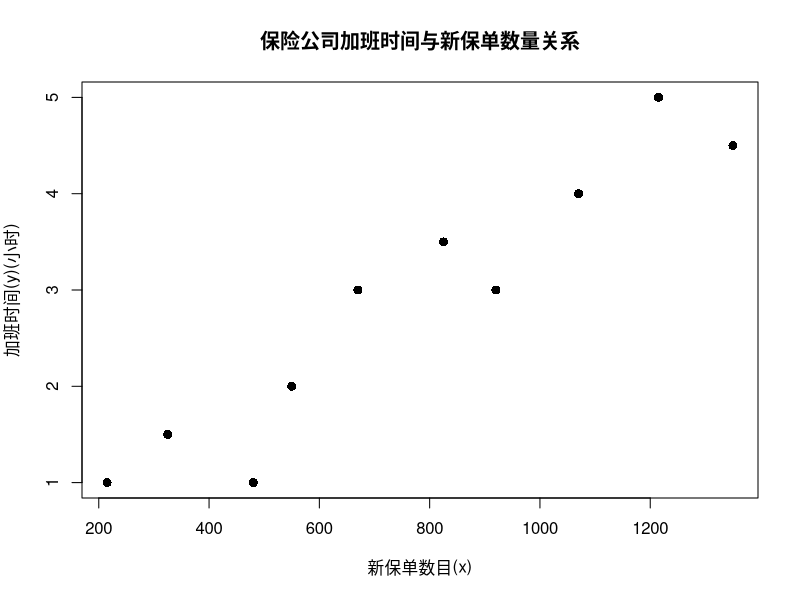
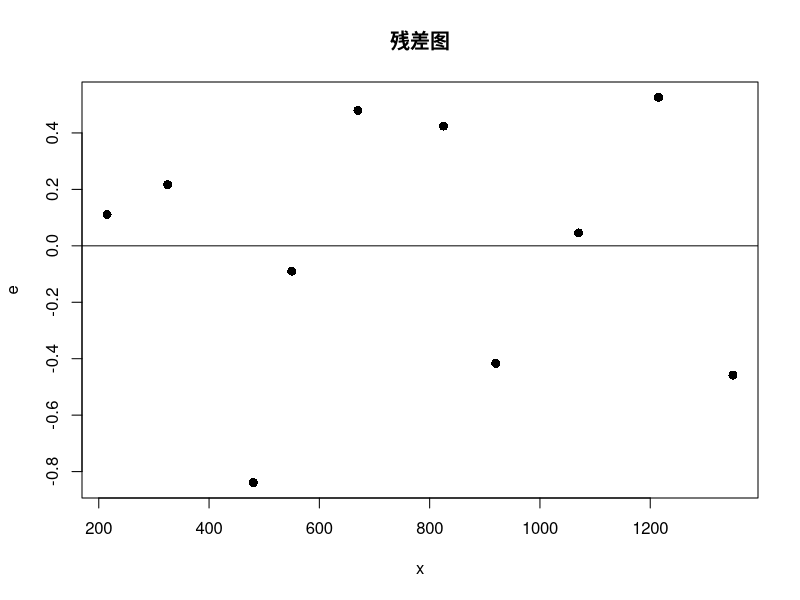

Write the R code that produced these figures, in order.
# 输入数据
week <- 1:10
x <- c(825, 215, 1070, 550, 480, 920, 1350, 325, 670, 1215)  # 新保单数目
y <- c(3.5, 1.0, 4.0, 2.0, 1.0, 3.0, 4.5, 1.5, 3.0, 5.0)    # 加班时间
# 构建数据框
insurance_data = data.frame(week = week, x = x, y = y)
# (1)画散点图
plot(x, y, main = "保险公司加班时间与新保单数量关系", 
     xlab = "新保单数目(x)", ylab = "加班时间(y)(小时)",
     pch = 16, col = "black", cex = 1.2)
# (3)用最小二乘估计求出回归方程
model = lm(y ~ x, data = insurance_data)
summary_model = summary(model)
cat("y =", round(coef(model)[1],4), "+", round(coef(model)[2],4), "x\n")
print(summary_model)
# (4)求回归标准误差σ ̂
sigma_hat = summary_model$sigma
cat("sigma_hat =", round(sigma_hat, 4),"\n")
# (5)求β0-hat和β1-hat的置信区间
conf_int = confint(model, level = 0.95)
print(conf_int)
cat("β0-hat的置信区间", "[",round(conf_int[1],4),",",round(conf_int[3],4),"]","\n")
cat("β1-hat的置信区间", "[",round(conf_int[2],4),",",round(conf_int[4],4),"]","\n")
# (6)计算x与y的决定系数
r_squared = summary_model$r.squared
cat("决定系数为",round(r_squared,4),"\n")
# (7)对回归方程做方差分析
anova_result = anova(model)
print(anova_result)
# (8)β1-hat显著性检验
cat("β1-hat显著性检验的p-value为",round(summary_model$coefficients[2,4],4),"\n")
# (9)做相关系数的显著性检验
cor_test = cor.test(x, y)
print(cor_test)
cat("相关系数的p-value为",round(cor_test$p.value,4))
# (10)对回归方程作残差图并做相应的分析
y_hat <- predict(model, data = your_data)
e <- y - y_hat
plot(x, e, main = "残差图", 
     xlab = "x", ylab = "e",
     pch = 16, col = "black", cex = 1.2, abline(h=0))
# (11)该公司预计下一周签发新保单x_0=1000张，需要的加班时间是多少
x0 = 1000
y0_hat = predict(model, newdata = data.frame(x = x0))
cat("该公司预计下一周签发新保单x_0=1000张，需要的加班时间为",round(y0_hat,4),"小时\n")
# (12)给出y_0的置信度为95%的精确预测区间和近似预测区间
# y0的95%精确预测区间
n = length(y)
L_xx = sum((x - mean(x))^2)
h_00 = 1 / n + (x0 - mean(x))^2 / L_xx
t_value = qt(0.975, df = n-2)
margin_error = t_value * sqrt(1 + h_00) * sigma_hat
precise_lower = y0_hat - margin_error
precise_upper = y0_hat + margin_error
cat("y0的精确预测区间为[", round(precise_lower,4), ",",round(precise_upper,4), "]\n")
# 近似预测区间
approx_lower = y0_hat - 2 * sigma_hat
approx_upper = y0_hat + 2 * sigma_hat
cat("y0的近似预测区间为[", round(approx_lower,4), ",",round(approx_upper,4), "]\n")
# (13)E(y0)的95%的区间估计
conf_interval = predict(model, newdata = data.frame(x = x0), interval = "confidence", level = 0.95)
margin_error2 = t_value * sqrt(h_00) * sigma_hat
conf_lower = y0_hat - margin_error2
conf_upper = y0_hat + margin_error2
cat("E(y0)的95%的区间估计为[", round(conf_lower,4), ",",round(conf_upper,4), "]\n")
